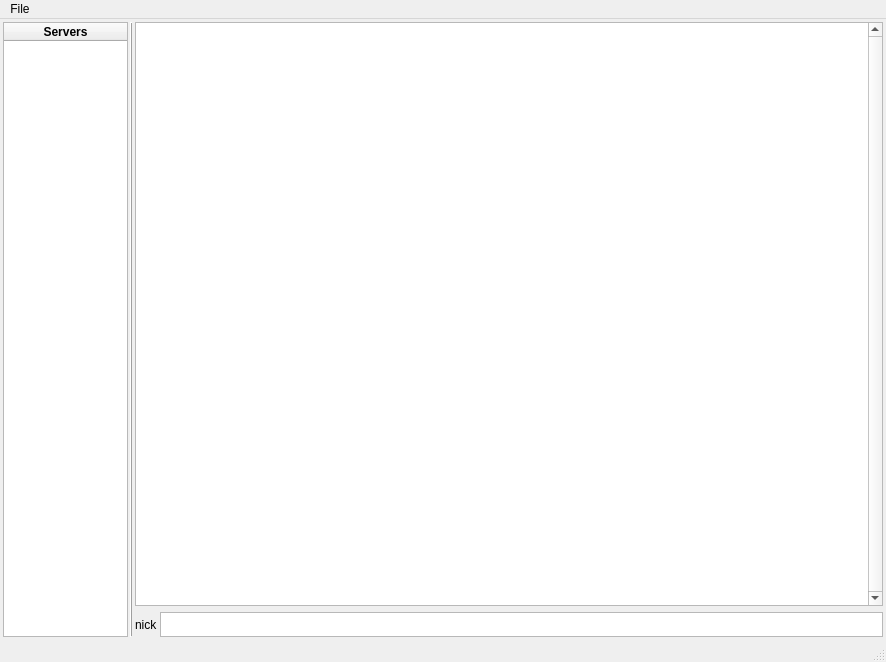
<?xml version="1.0" encoding="UTF-8"?>
<ui version="4.0">
 <class>MainWindow</class>
 <widget class="QMainWindow" name="MainWindow">
  <property name="geometry">
   <rect>
    <x>0</x>
    <y>0</y>
    <width>886</width>
    <height>662</height>
   </rect>
  </property>
  <property name="font">
   <font>
    <pointsize>9</pointsize>
   </font>
  </property>
  <property name="cursor">
   <cursorShape>ArrowCursor</cursorShape>
  </property>
  <property name="windowTitle">
   <string>MainWindow</string>
  </property>
  <widget class="QWidget" name="centralwidget">
   <property name="sizePolicy">
    <sizepolicy hsizetype="Expanding" vsizetype="Expanding">
     <horstretch>0</horstretch>
     <verstretch>0</verstretch>
    </sizepolicy>
   </property>
   <layout class="QGridLayout" name="gridLayout" rowstretch="0,0,0" columnstretch="1,0,0,0">
    <property name="sizeConstraint">
     <enum>QLayout::SetMinimumSize</enum>
    </property>
    <property name="leftMargin">
     <number>3</number>
    </property>
    <property name="topMargin">
     <number>3</number>
    </property>
    <property name="rightMargin">
     <number>3</number>
    </property>
    <property name="bottomMargin">
     <number>3</number>
    </property>
    <property name="horizontalSpacing">
     <number>2</number>
    </property>
    <property name="verticalSpacing">
     <number>3</number>
    </property>
    <item row="2" column="3">
     <widget class="QPlainTextEdit" name="messageInput">
      <property name="sizePolicy">
       <sizepolicy hsizetype="MinimumExpanding" vsizetype="Fixed">
        <horstretch>0</horstretch>
        <verstretch>0</verstretch>
       </sizepolicy>
      </property>
      <property name="maximumSize">
       <size>
        <width>16777215</width>
        <height>25</height>
       </size>
      </property>
     </widget>
    </item>
    <item row="0" column="0" rowspan="3">
     <widget class="QTreeWidget" name="serverTree">
      <property name="sizePolicy">
       <sizepolicy hsizetype="Maximum" vsizetype="Expanding">
        <horstretch>0</horstretch>
        <verstretch>0</verstretch>
       </sizepolicy>
      </property>
      <property name="minimumSize">
       <size>
        <width>50</width>
        <height>0</height>
       </size>
      </property>
      <property name="maximumSize">
       <size>
        <width>125</width>
        <height>16777215</height>
       </size>
      </property>
      <property name="baseSize">
       <size>
        <width>0</width>
        <height>0</height>
       </size>
      </property>
      <property name="toolTipDuration">
       <number>-1</number>
      </property>
      <property name="horizontalScrollBarPolicy">
       <enum>Qt::ScrollBarAlwaysOff</enum>
      </property>
      <property name="indentation">
       <number>10</number>
      </property>
      <property name="headerHidden">
       <bool>false</bool>
      </property>
      <property name="columnCount">
       <number>1</number>
      </property>
      <attribute name="headerVisible">
       <bool>true</bool>
      </attribute>
      <attribute name="headerCascadingSectionResizes">
       <bool>false</bool>
      </attribute>
      <attribute name="headerDefaultSectionSize">
       <number>100</number>
      </attribute>
      <attribute name="headerHighlightSections">
       <bool>false</bool>
      </attribute>
      <attribute name="headerShowSortIndicator" stdset="0">
       <bool>false</bool>
      </attribute>
      <column>
       <property name="text">
        <string>Servers</string>
       </property>
       <property name="font">
        <font>
         <weight>75</weight>
         <bold>true</bold>
        </font>
       </property>
       <property name="textAlignment">
        <set>AlignCenter</set>
       </property>
      </column>
     </widget>
    </item>
    <item row="0" column="1" rowspan="3">
     <widget class="Line" name="serverLine">
      <property name="sizePolicy">
       <sizepolicy hsizetype="Fixed" vsizetype="Expanding">
        <horstretch>0</horstretch>
        <verstretch>0</verstretch>
       </sizepolicy>
      </property>
      <property name="minimumSize">
       <size>
        <width>0</width>
        <height>0</height>
       </size>
      </property>
      <property name="maximumSize">
       <size>
        <width>16777215</width>
        <height>16777215</height>
       </size>
      </property>
      <property name="cursor">
       <cursorShape>SplitHCursor</cursorShape>
      </property>
      <property name="frameShadow">
       <enum>QFrame::Raised</enum>
      </property>
      <property name="lineWidth">
       <number>1</number>
      </property>
      <property name="orientation">
       <enum>Qt::Vertical</enum>
      </property>
     </widget>
    </item>
    <item row="2" column="2">
     <widget class="QLabel" name="nickLabel">
      <property name="text">
       <string>nick</string>
      </property>
     </widget>
    </item>
    <item row="0" column="2" colspan="2">
     <widget class="QTextEdit" name="messageDisplay">
      <property name="sizePolicy">
       <sizepolicy hsizetype="MinimumExpanding" vsizetype="Expanding">
        <horstretch>0</horstretch>
        <verstretch>0</verstretch>
       </sizepolicy>
      </property>
      <property name="maximumSize">
       <size>
        <width>16777215</width>
        <height>16777215</height>
       </size>
      </property>
      <property name="verticalScrollBarPolicy">
       <enum>Qt::ScrollBarAlwaysOn</enum>
      </property>
      <property name="undoRedoEnabled">
       <bool>false</bool>
      </property>
      <property name="cursorWidth">
       <number>0</number>
      </property>
      <property name="textInteractionFlags">
       <set>Qt::LinksAccessibleByKeyboard|Qt::LinksAccessibleByMouse|Qt::TextBrowserInteraction|Qt::TextSelectableByKeyboard|Qt::TextSelectableByMouse</set>
      </property>
     </widget>
    </item>
   </layout>
  </widget>
  <widget class="QMenuBar" name="menubar">
   <property name="geometry">
    <rect>
     <x>0</x>
     <y>0</y>
     <width>886</width>
     <height>21</height>
    </rect>
   </property>
   <widget class="QMenu" name="menuFile">
    <property name="title">
     <string>File</string>
    </property>
    <addaction name="actionAddServer"/>
    <addaction name="actionQuit"/>
   </widget>
   <addaction name="menuFile"/>
  </widget>
  <widget class="QStatusBar" name="statusbar"/>
  <action name="actionQuit">
   <property name="text">
    <string>Quit</string>
   </property>
  </action>
  <action name="actionAddServer">
   <property name="text">
    <string>Add Server</string>
   </property>
  </action>
 </widget>
 <resources/>
 <connections>
  <connection>
   <sender>actionQuit</sender>
   <signal>triggered()</signal>
   <receiver>MainWindow</receiver>
   <slot>close()</slot>
   <hints>
    <hint type="sourcelabel">
     <x>-1</x>
     <y>-1</y>
    </hint>
    <hint type="destinationlabel">
     <x>442</x>
     <y>330</y>
    </hint>
   </hints>
  </connection>
 </connections>
</ui>
